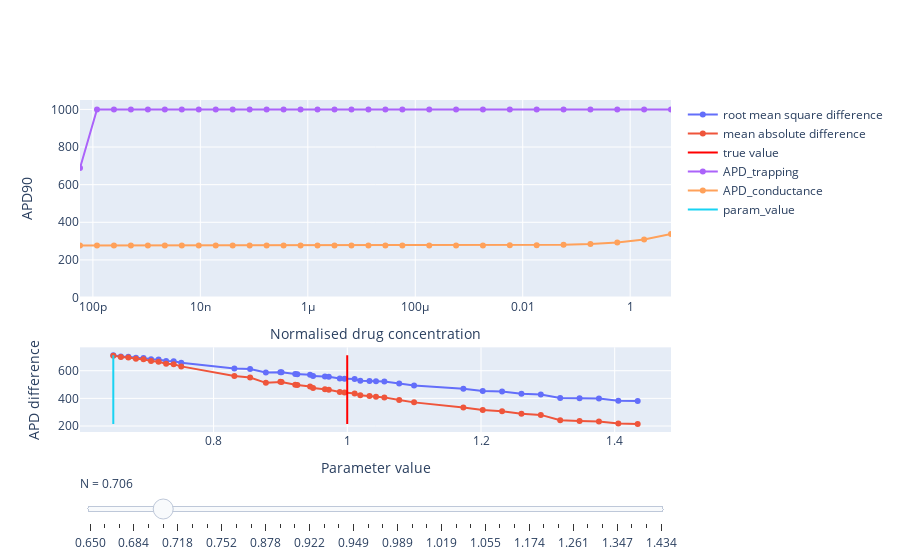

Source (notebook cell):
### Code cell
param_interest = 'N'

# fig = go.Figure()
fig = make_subplots(rows=2, cols=1, row_heights=[0.7, 0.3])

drug = 'dofetilide'

filename = 'SA_' + drug + '_' + param_interest + '.csv'
df = pd.read_csv(saved_data_dir + filename,
                    header=[0, 1], index_col=[0],
                    skipinitialspace=True)
# df = df.reset_index(drop=True).drop([0])
df = df.sort_values(by=[('param_values', param_interest)])
# data included: drug_conc_Hill, peak_current, Hill_curve, param_values,
# drug_conc_AP, APD_trapping, APD_conductance and MSE

param_lib = modelling.BindingParameters()
param_true = param_lib.binding_parameters[drug][param_interest]

param_range = df['param_values'][param_interest].values
RMSError = df['RMSE']['RMSE'].values
MAError = df['MAE']['MAE'].values
fig.add_trace(
    go.Scatter(
        visible=True,
        x=param_range,
        y=RMSError,
        mode='lines+markers',
        name='root mean square difference'
    ), row=2, col=1
)
fig.add_trace(
    go.Scatter(
        visible=True,
        x=param_range,
        y=MAError,
        mode='lines+markers',
        name='mean absolute difference',
        line=dict(color="#ff0000")
    ), row=2, col=1
)


cleaned_RMSError = [x for x in RMSError if not math.isnan(x)]
cleaned_MAError = [x for x in MAError if not math.isnan(x)]
max_RMSE = max(cleaned_RMSError)
max_MAE = max(cleaned_MAError)
max_error = max(max_RMSE, max_MAE)

min_RMSE = min(cleaned_RMSError)
min_MAE = min(cleaned_MAError)
min_error = min(min_RMSE, min_MAE)

fig.add_trace(
    go.Scatter(
        visible=True,
        x=[param_true, param_true],
        y=[min_error, max_error],
        mode='lines',
        name='true value',
        line=dict(color="#ff0000")
    ), row=2, col=1
)

min_drug_conc = []
max_drug_conc = []
for r in range(len(df.index)):

    param_values = df.iloc[[r]]['param_values']
    changing_param_value = param_values[param_interest].values[0]
    Hill_n = param_values['N'].values[0]
    half_effect_conc = 5.483e8

    # Plot APD90
    drug_conc_AP = df.iloc[[r]]['drug_conc_AP'].values[0]
#     drug_conc_AP = [i * np.power(half_effect_conc, 1 / Hill_n) for i in drug_conc_AP]
    APD_trapping = df.iloc[[r]]['APD_trapping'].values[0]
    APD_conductance = df.iloc[[r]]['APD_conductance'].values[0]

    fig.add_trace(
        go.Scatter(
            visible=False,
            x=drug_conc_AP,
            y=APD_trapping,
            mode='lines+markers',
            name='APD_trapping'
        ), row=1, col=1,
    )
    fig.add_trace(
        go.Scatter(
            visible=False,
            x=drug_conc_AP,
            y=APD_conductance,
            mode='lines+markers',
            name='APD_conductance'
        ), row=1, col=1,
    )
    fig.add_trace(
        go.Scatter(
            visible=False,
            x=[changing_param_value, changing_param_value],
            y=[min_error, max_error],
            mode='lines',
            name='param_value'
        ), row=2, col=1,
    )

    min_drug_conc.append(min(drug_conc_AP))
    max_drug_conc.append(max(drug_conc_AP))

min_drug_conc = min(min_drug_conc)
max_drug_conc = max(max_drug_conc)

fig.data[3].visible=True
fig.data[4].visible=True
fig.data[5].visible=True

sets = []
for i in range(int((len(fig.data) - 2) / 3)):
    param_set = dict(
        method="update",
        args=[{"visible": [False] * len(fig.data)},
              {"title": "Drug " + drug + " at parameter " + param_interest + " = " +
               "%.3f" % param_range[i]}],
        label="%.3f" % param_range[i]
    )
    param_set["args"][0]["visible"][0] = True
    param_set["args"][0]["visible"][1] = True
    param_set["args"][0]["visible"][2] = True
    param_set["args"][0]["visible"][3 * i + 3] = True
    param_set["args"][0]["visible"][3 * i + 4] = True
    param_set["args"][0]["visible"][3 * i + 5] = True
    sets.append(param_set)

sliders = [dict(
    active=5,
    currentvalue={"prefix": param_interest + " = "},
    pad={"t": len(df.index)},
    steps=sets
)]

fig.update_layout(sliders=sliders, yaxis1=dict(range=[0, 1050]),
                  xaxis1=dict(range=[np.log10(min_drug_conc), np.log10(max_drug_conc)]))

fig.update_xaxes(title_text="Normalised drug concentration", type="log", row=1, col=1)
fig.update_xaxes(title_text="Parameter value", row=2, col=1)

fig.update_yaxes(title_text="APD90", row=1, col=1)
fig.update_yaxes(title_text="APD difference", row=2, col=1)
fig.show()
